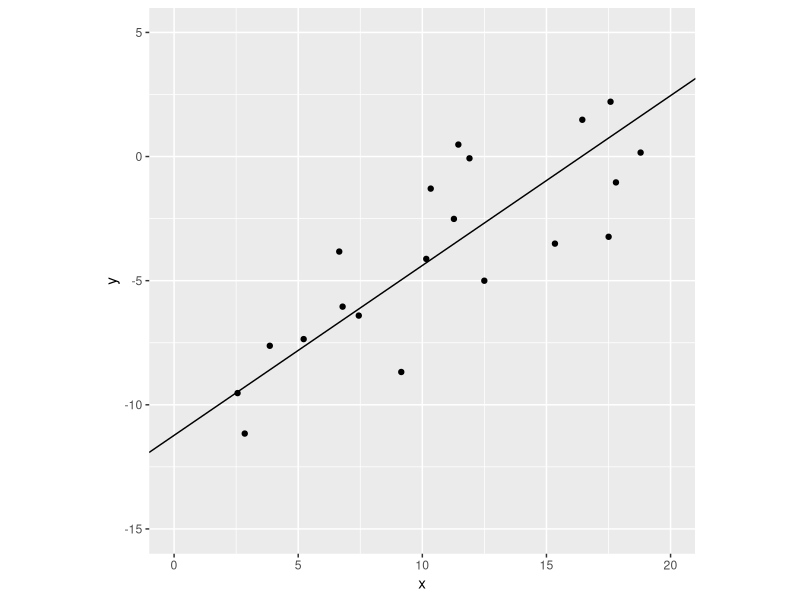
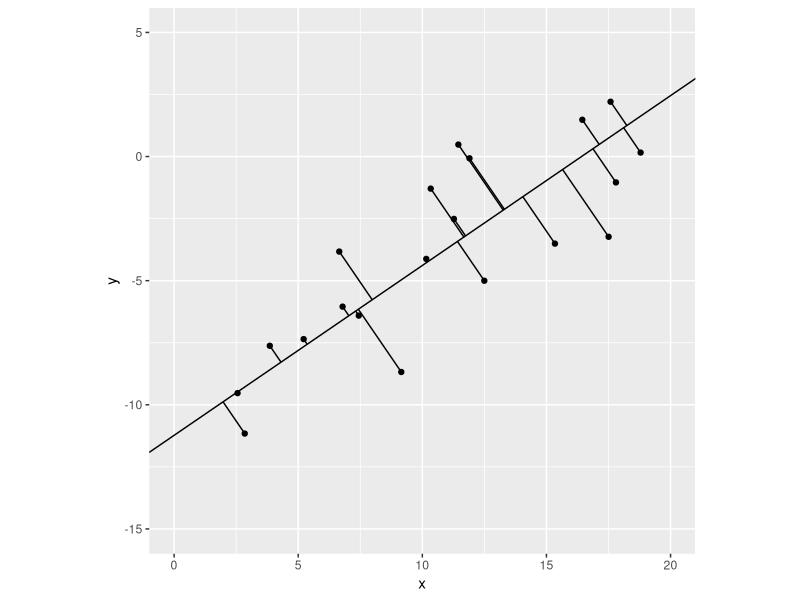

The R script that drew these images, in order:
## ---- chunk 1
knitr::opts_chunk$set(echo = FALSE)
## ---- chunk 2
library(tidyverse)
b.0 = -10
b.1 = 0.5
df = tibble(x = runif(20,0,20),
            y = b.1*x+b.0+rnorm(20,sd=2.5))
## ---- chunk 3
pca = prcomp(~x + y, data=df)
o.1 = pca$rotation[2,1] / pca$rotation[1,1]
o.0 = pca$center[2] - o.1*pca$center[1]

ggplot(df) +
  geom_point(aes(x,y)) +
  geom_abline(slope=o.1, intercept=o.0) +
  coord_fixed() + xlim(0,20) + ylim(-15,5)
## ---- chunk 4
orth = t(pca$x[,1] %*% t(pca$rotation[,1])) + pca$center
df$xorth = orth[1,]
df$yorth = orth[2,]
ggplot(df) +
  geom_point(aes(x,y)) +
  geom_segment(aes(x=x,y=y,xend=xorth,yend=yorth)) +
  geom_abline(slope=o.1, intercept=o.0) +
  coord_fixed() + xlim(0,20) + ylim(-15,5)
